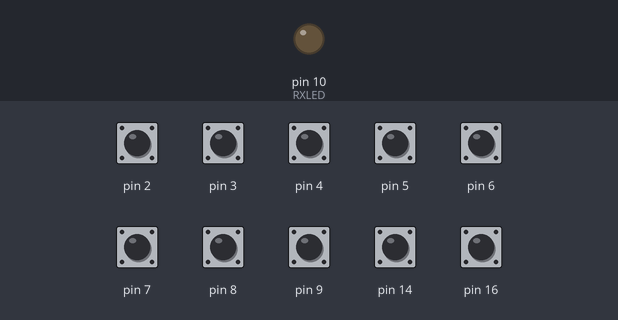
Simulated run of this sketch. Board: Arduino Leonardo, built with avr-gcc and run on an emulated ATmega32U4. On the bench: output pins drawn as LEDs (lit = HIGH). Inputs (shaded band) come from the test bench; at power-on: pin 2–9, pin 14, pin 16 HIGH. USB keyboard and mouse output is not drawn.

Above: at 1.2 s.
1.3 s: pin 6 pulled LOW for 0.15 s
At 2.6 s:
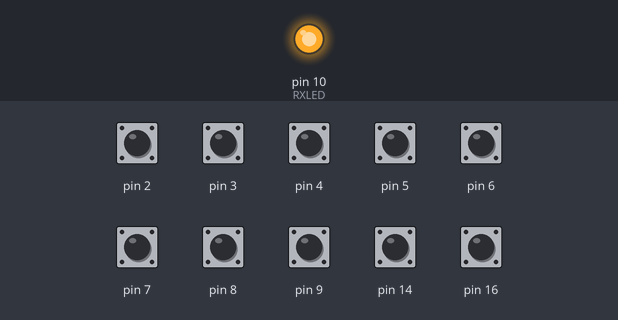
2.9 s: pin 6 pulled LOW for 1 s
At 3.9 s:
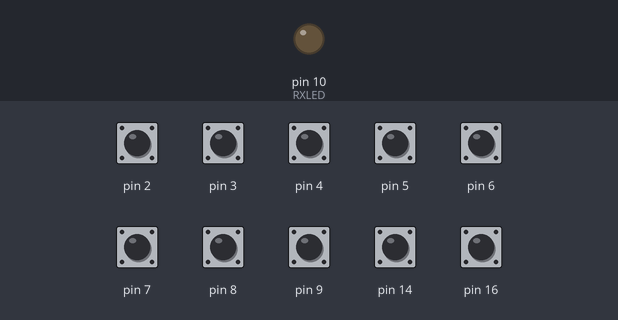
Timing chart, 0 to 5.9 s (numbered marks = the images above; inputs shaded):
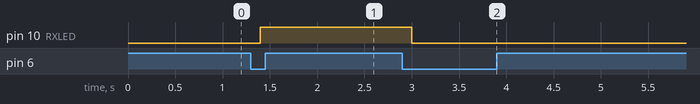

The sketch:

MacroKeyboardFile.ino
```cpp
#include <Keyboard.h>
#include <Mouse.h>

//On mouse P- F22, T- F23
//used F13,F14, F15, F16

/*
physical layout
[0,0][1,0]
[0,1][1,1]
[0,2][1,2]
[0,3][1,3]
[0,4][1,4]
*/

int delayms = 900;
int RXLED = 10;
boolean toggleClick;
boolean toggleMuted;
boolean toggleRun;

void setup() {
toggleClick = false;
toggleRun = false;
toggleMuted = false;

pinMode(RXLED, OUTPUT);

pinMode(2,INPUT_PULLUP);
pinMode(3,INPUT_PULLUP);
pinMode(4,INPUT_PULLUP);
pinMode(5,INPUT_PULLUP);
pinMode(6,INPUT_PULLUP);

pinMode(7,INPUT_PULLUP);
pinMode(8,INPUT_PULLUP);
pinMode(9,INPUT_PULLUP);
pinMode(16,INPUT_PULLUP);
pinMode(14,INPUT_PULLUP);


Serial.begin(9600);

}

void loop() {
 Keyboard.begin();

  if      (digitalRead(6 ) == 0)  //Microphone F13  [0,4]
    {
      Keyboard.press(KEY_F13);
      delay(100);
      Keyboard.releaseAll();
      if(toggleMuted){
        toggleMuted = false;
        digitalWrite(RXLED, LOW);
      } else {
        toggleMuted = true;
        digitalWrite(RXLED, HIGH);
      }
      delay(delayms);
    }
  else if (digitalRead(5 ) == 0) //Deafen F14 [0,3]
    {
      Keyboard.press(KEY_F14);
      delay(100);
      Keyboard.releaseAll();
      delay(delayms);
    }
  else if (digitalRead(4 ) == 0) //Recap [0,2]
    {
      Keyboard.press(KEY_LEFT_GUI);
      delay(100);
      Keyboard.press(KEY_LEFT_ALT);
      delay(100);
      Keyboard.press('g');
      delay(100);
      Keyboard.releaseAll();
      delay(delayms-200);
    }
  else if (digitalRead(3 ) == 0) //Hold Mouse [0,1]
    {
      if(toggleClick){
        Mouse.release(MOUSE_LEFT);
        toggleClick = false;
      } else {
        Mouse.press(MOUSE_LEFT);
        toggleClick = true;
      }
      delay(delayms+100);
    }
  else if (digitalRead(2 ) == 0) //Nothing F15 [0,0]
    {
    Keyboard.press(KEY_F15);
    delay(100);
    Keyboard.releaseAll();
    delay(delayms);
    }
      ////other side////
  else if (digitalRead(14) == 0) //Nothing F16 [1,0]
    {
      Keyboard.press(KEY_F16);
      delay(100);
      Keyboard.releaseAll();
      delay(delayms);
    }
  else if (digitalRead(16) == 0) //Nothing F17 [1,1]
  	{
      Keyboard.press(KEY_F17);
      delay(100);
      Keyboard.releaseAll();
      delay(delayms);
    }
  else if (digitalRead(9 ) == 0) //Hold Run [1,2]
  	{
        if(toggleRun){
          Keyboard.release(KEY_LEFT_SHIFT);
          Keyboard.release('w');
          toggleRun = false;
        } else {
          Keyboard.press(KEY_LEFT_SHIFT);
          Keyboard.press('w');
          toggleRun = true;
        }
        delay(delayms+100);
    }
  else if (digitalRead(8 ) == 0) //Fast String 1 [1,3]
  	{
      Keyboard.print(".deboink");
      Keyboard.press(KEY_RETURN);
      delay(100);
      Keyboard.releaseAll();
      delay(delayms);
    }
  else if (digitalRead(7 ) == 0) //Fast String 2 [1,4]
  	{
      Keyboard.print(".boink");
      Keyboard.press(KEY_RETURN);
      delay(100);
      Keyboard.releaseAll();
      delay(delayms);
    }

  Keyboard.end();
}
```

Measured:
- after the input at 1.3 s, pin 10 (RXLED): LOW → HIGH after 0.10 s
- after the input at 2.9 s, pin 10 (RXLED): HIGH → LOW after 0.10 s
